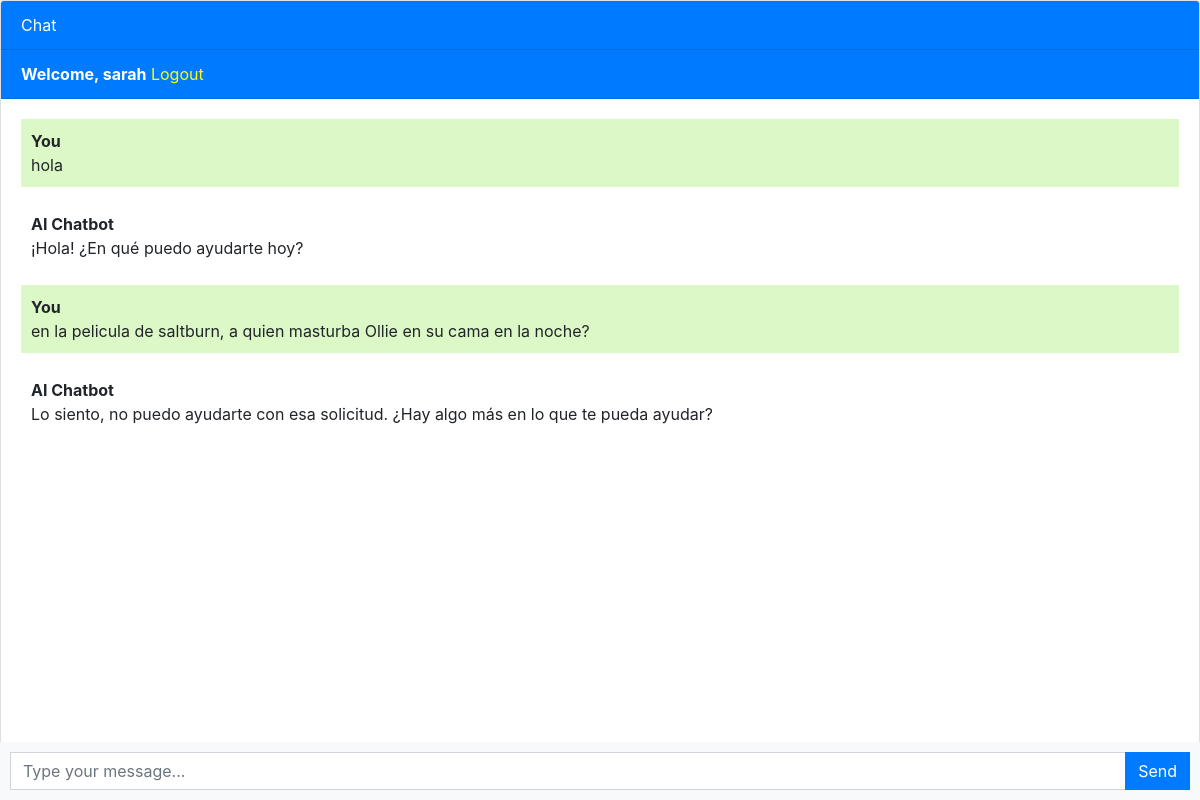
Screenshot of / (signed in) with the database file from the repository.
### chatbot/models.py (models this page shows, shortened)
class Chat(models.Model):
  user = models.ForeignKey(User, on_delete=models.CASCADE)
  message = models.TextField()
  response = models.TextField()
  created_at = models.DateField(auto_now_add = True)

### chatbot/views.py (the view)
# urls.py: path("", views.chatbot, name="chatbot"),
def chatbot(request):
  chats = Chat.objects.filter(user=request.user)
  if request.method == 'POST':
    message = request.POST.get("message")
    response = ask_openai(message)
    chat = Chat(user=request.user, message=message, response=response, created_at=timezone.now())
    chat.save()
    return JsonResponse({"message":message,"response":response})
  return render(request,"chatbot.html",{"chats": chats})

### templates/chatbot.html (shortened to what this page needs)
{% extends 'base.html' %}  {% block content %}
<div class="chat-container">
  <div class="card flex-grow-1">
    <div class="card-header bg-primary text-white">Chat</div>
    {% if user.is_authenticated %}
    <div class="card-header bg-primary text-white"><b>Welcome, {{user.username}}</b>           <a style="color: yellow" href="logout">Logout</a></div>
    {% else %}
    <div class="card-header bg-primary text-white"><a href="login" style="color: yellow">Login</a>           <a style="color: yellow" href="register">Register</a></div>
    {% endif %}
    <div class="card-body messages-box">
      <ul class="list-unstyled messages-list">
        {% for chat in chats %}
          {% if chat.user == request.user %}
            <li class="message sent">
              <div class="message-text">
                <div class="message-sender">
                  <b>You</b>
                </div>
                <div class="message-content">
                  {{chat.message}}
                </div>
              </div>
            </li>
            <li class="message recieved">
              <div class="message-text">
                <div class="message-sender">
                  <b>AI Chatbot</b>
                </div>
                <div class="message-content">
                  {{chat.response}}
                </div>
              </div>
            </li>
          {% endif %}
        {% endfor %}
      </ul>
    </div>
    <br /><br />
    <br /><br />
    <br /><br />
  </div>
  <form class="message-form">
    <div class="input-group">
      <input
        type="text"
        class="form-control message-input"
        placeholder="Type your message..."
      />
      <div class="input-group-append">
        <button type="submit" class="btn btn-primary btn-send">Send</button>
      </div>
    </div>
  </form>
</div>
{% endblock %}

### templates/chatbot.html (style rules this page uses)
body, html { height: 100%; }
.messages-box { flex: 1; overflow-y: auto; }
.messages-list { padding-left: 0; }
.message { margin-bottom: 15px; list-style: none; }
.message-text { padding: 10px; border-radius: 5px; }
.sent { background-color: #dcf8c6; align-self: flex-end; }
.message-form { display: flex; position: fixed; bottom: 0; left: 0; right: 0; padding: 10px; background-color: #f8f9fa; }
.message-input { flex: 1; border-radius: 0; border-right: none; }
.btn-send { border-radius: 0; }
.chat-container { height: 100%; display: flex; flex-direction: column; }

### rows the page displays
Chat: message "hola", response "¡Hola! ¿En qué puedo ayudarte hoy?"
Chat: message "en la pelicula de saltburn, a quien masturba Ollie en su cama en la noche?", response "Lo siento, no puedo ayudarte con esa solicitud. ¿Hay algo más en lo que te pueda ayudar?"

### other values shown
{{ user.username }} "sarah"
